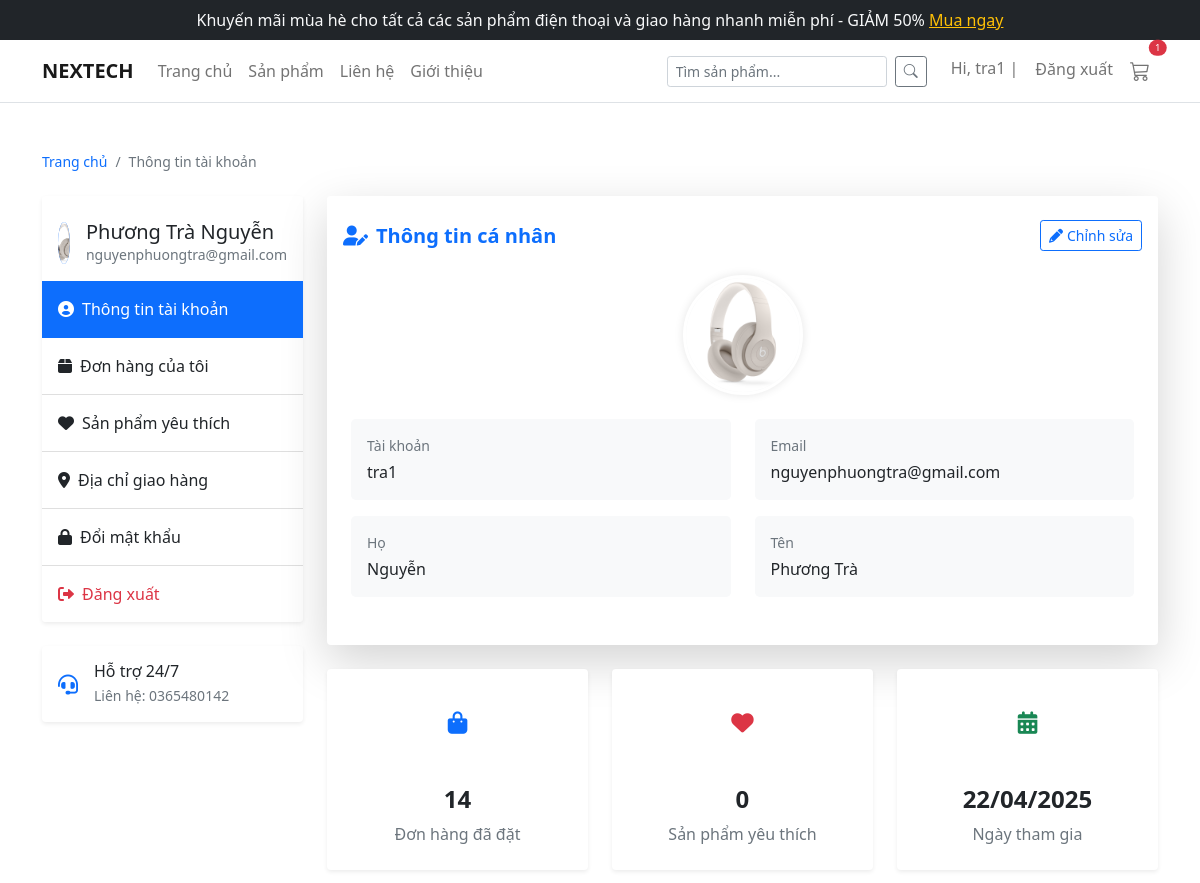
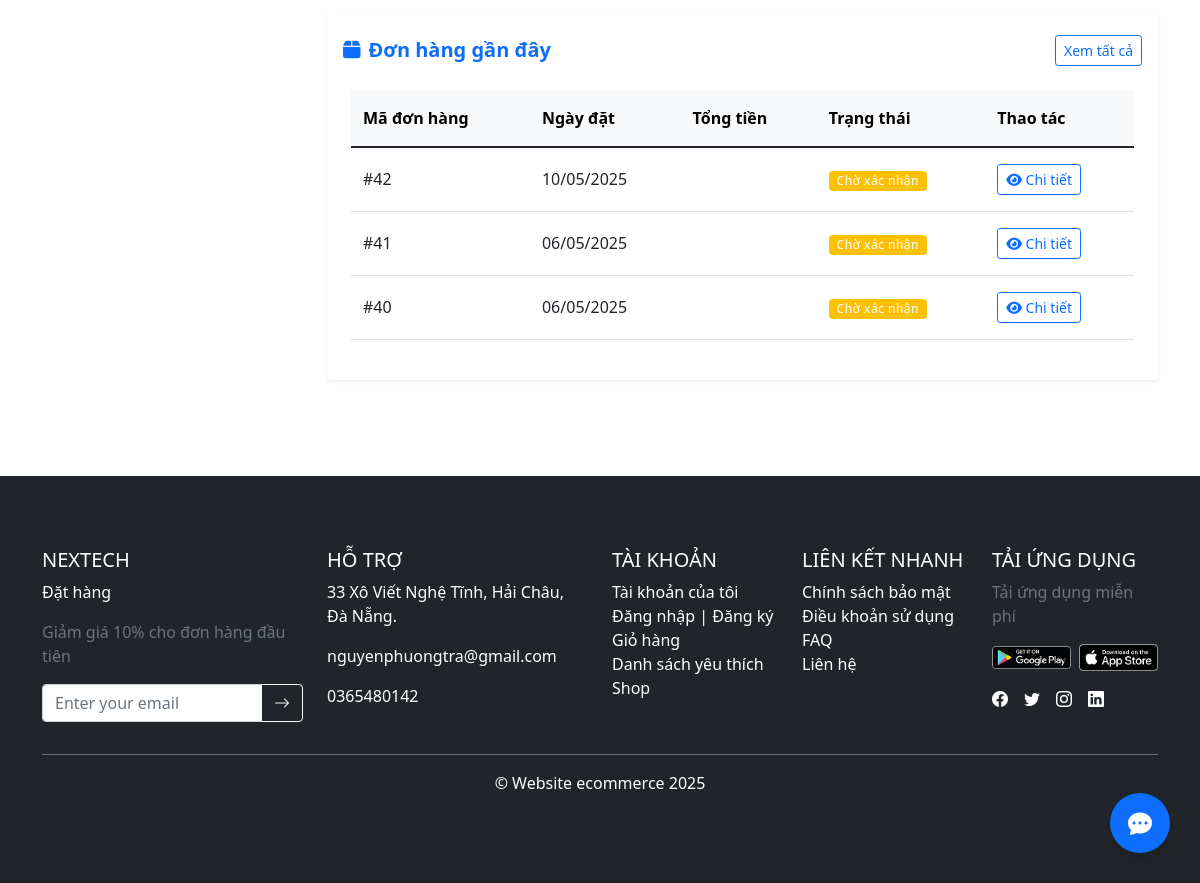
The app's page /accounts/profile/ (signed in), older data (2 pictures, top to bottom).
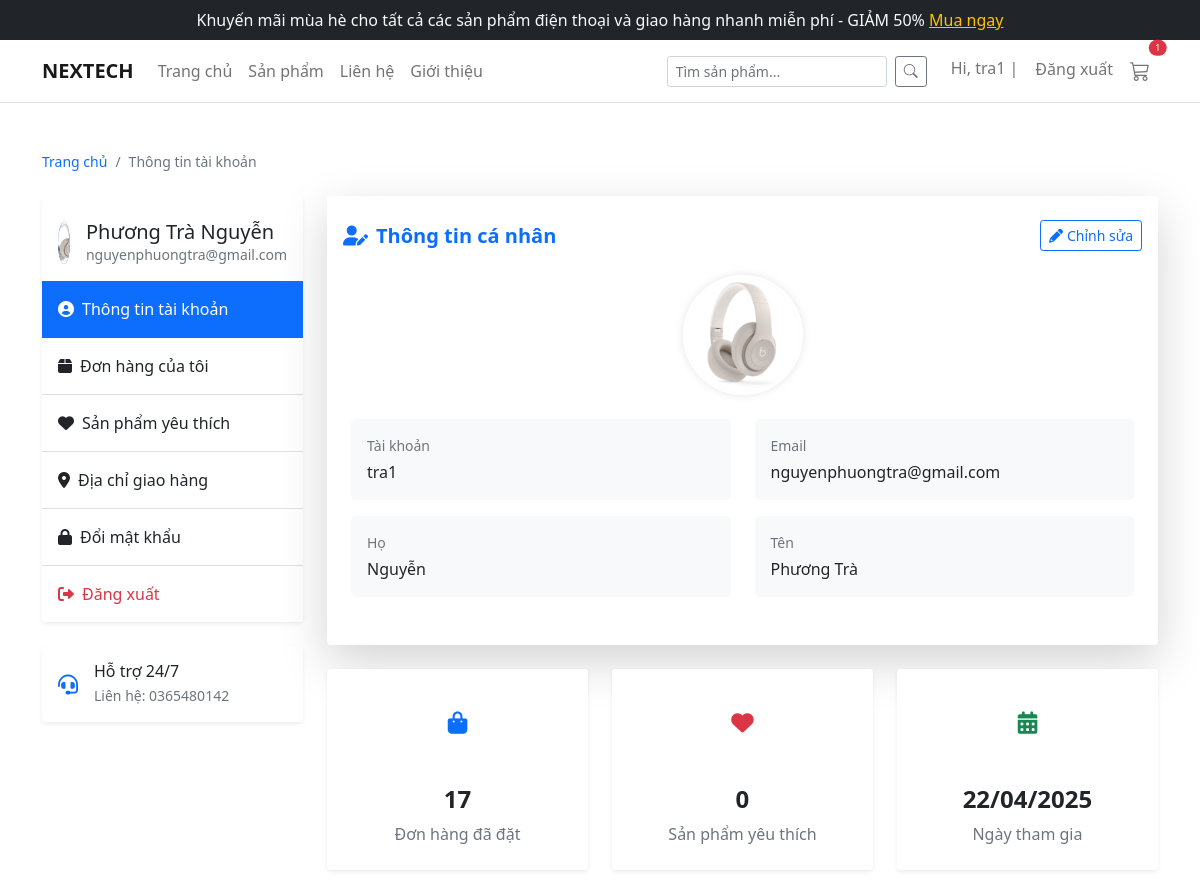
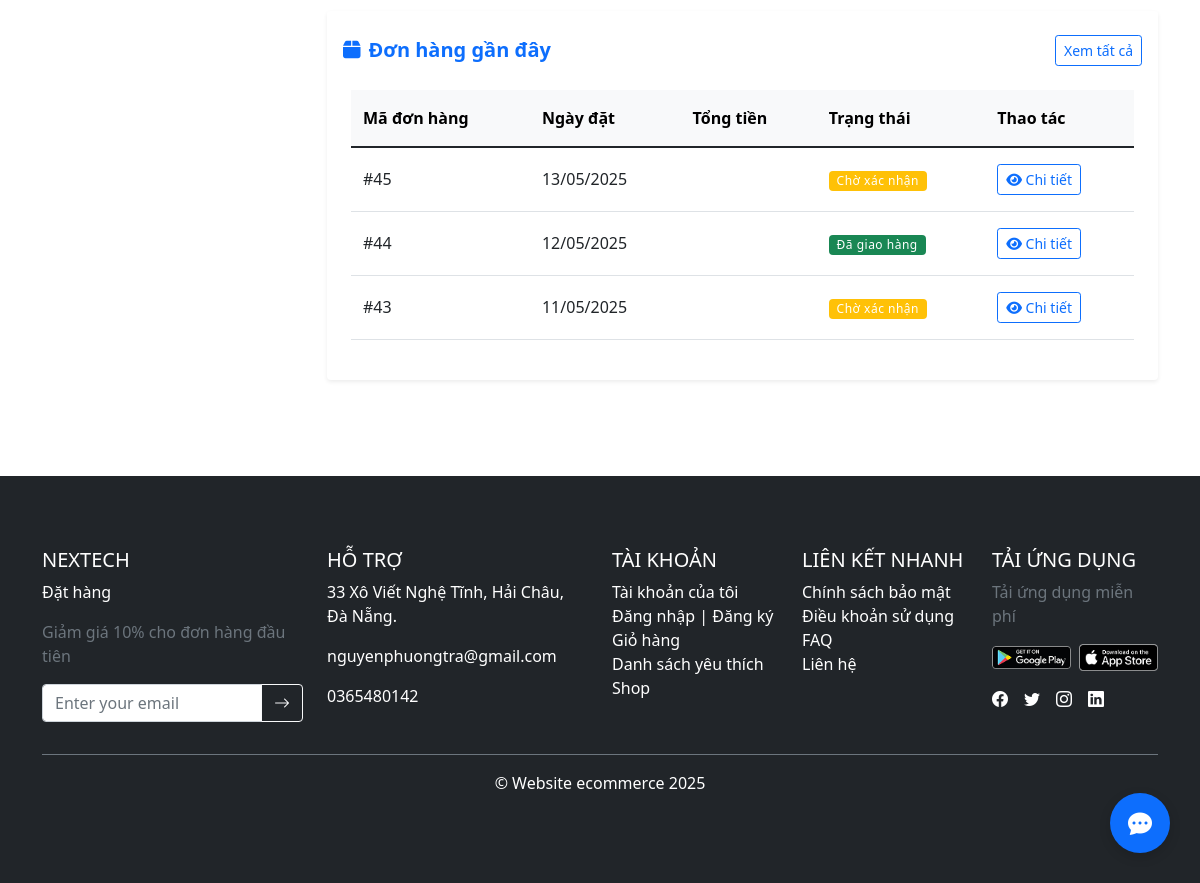
The same page, newer data (2 pictures, top to bottom).
### accounts/models.py (models this page shows, shortened)
class User(AbstractUser):
    phone_number = models.CharField(max_length=15, blank=True)
    address = models.TextField(blank=True)
    wishlist = models.ManyToManyField('shop.Product', related_name='wishlisted_by', blank=True)
    avatar = models.ImageField(upload_to='users/avatars/', blank=True, null=True)

### orders/models.py (models this page shows, shortened)
class Order(models.Model):
    user            = models.ForeignKey(settings.AUTH_USER_MODEL, on_delete=models.CASCADE, related_name='orders')
    created_at      = models.DateTimeField(auto_now_add=True)
    status          = models.CharField(max_length=20, choices=ORDER_STATUS, default='pending')
    payment_method  = models.CharField(max_length=10, choices=PAYMENT_METHODS)
    province        = models.ForeignKey(Province, on_delete=models.SET_NULL, null=True, blank=True)
    district        = models.ForeignKey(District, on_delete=models.SET_NULL, null=True, blank=True)
    ward            = models.ForeignKey(Ward,     on_delete=models.SET_NULL, null=True, blank=True)
    shipping_address = models.CharField(max_length=255, blank=True)
    shipping_fee     = models.DecimalField(max_digits=10, decimal_places=0, default=Decimal('0'))
    total            = models.DecimalField(max_digits=10, decimal_places=0, default=Decimal('0'))
    class Meta:
        verbose_name        = "Đơn hàng"
        verbose_name_plural = "Đơn hàng"
        ordering            = ['-created_at']

### accounts/views.py (the view)
# urls.py: path('profile/', views.profile_view, name='profile'),
def profile_view(request):
    if not request.user.is_authenticated:
        return redirect('accounts:login')
    if request.method == 'POST':
        form = ProfileForm(request.POST, request.FILES, instance=request.user)
        if form.is_valid():
            form.save()
            messages.success(request, 'Thông tin tài khoản đã được cập nhật thành công!')
            return redirect('accounts:profile')
    else:
        form = ProfileForm(instance=request.user)
    return render(request, 'accounts/profile.html', {'form': form})

### accounts/forms.py
class ProfileForm(UserChangeForm):
    password = None
    avatar = forms.ImageField(
        required=False,
        widget=forms.FileInput(attrs={'class': 'form-control', 'accept': 'image/*'})
    )
    class Meta:
        model = User
        fields = ['username', 'email', 'first_name', 'last_name', 'avatar']

### accounts/templates/accounts/profile.html (shortened to what the changed rows need)
{% extends 'base.html' %}
{% load static %}
{% block content %}
<div class="container py-5">
  <div class="row">
    <div class="col-lg-3 mb-4">
      <div class="card border-0 shadow-sm rounded-4 mb-4">
        <div class="card-header bg-white pt-4 pb-3 border-0">
          <div class="d-flex align-items-center">
            <div class="avatar-circle bg-primary text-white me-3">
              {% if user.avatar %}
                <img src="{{ user.avatar.url }}" alt="{{ user.username }}" class="avatar-img">
              {% else %}
                <i class="fas fa-user"></i>
              {% endif %}
            </div>
            <div>
              <h5 class="mb-0">{{ user.get_full_name|default:user.username }}</h5>
              <p class="text-muted small mb-0">{{ user.email }}</p>
            </div>
          </div>
        </div>
      </div>
    </div>
    <div class="col-lg-9">
      <div class="card border-0 shadow-lg rounded-4 mb-4">
        <div class="card-body p-4">
          <div id="profile-info" class="mb-4">
            <div class="text-center mb-4">
              <div class="avatar-preview mx-auto mb-3">
                {% if user.avatar %}
                  <img src="{{ user.avatar.url }}" alt="{{ user.username }}" class="avatar-preview-img">
                {% else %}
                  <div class="avatar-placeholder">
                    <i class="fas fa-user fa-3x text-muted"></i>
                  </div>
                {% endif %}
              </div>
            </div>
            <div class="row mb-3">
              <div class="col-md-6 mb-3 mb-md-0">
                <div class="p-3 rounded-3 bg-light">
                  <p class="small text-muted mb-1">Tài khoản</p>
                  <p class="fw-medium mb-0">{{ user.username }}</p>
                </div>
              </div>
              <div class="col-md-6">
                <div class="p-3 rounded-3 bg-light">
                  <p class="small text-muted mb-1">Email</p>
                  <p class="fw-medium mb-0">{{ user.email }}</p>
                </div>
              </div>
            </div>
            <div class="row">
              <div class="col-md-6 mb-3 mb-md-0">
                <div class="p-3 rounded-3 bg-light">
                  <p class="small text-muted mb-1">Họ</p>
                  <p class="fw-medium mb-0">{{ user.last_name|default:"Chưa cập nhật" }}</p>
                </div>
              </div>
              <div class="col-md-6">
                <div class="p-3 rounded-3 bg-light">
                  <p class="small text-muted mb-1">Tên</p>
                  <p class="fw-medium mb-0">{{ user.first_name|default:"Chưa cập nhật" }}</p>
                </div>
              </div>
            </div>
          </div>
        </div>
      </div>
      <div class="row mb-4">
        <div class="col-md-4 mb-4 mb-md-0">
          <div class="card border-0 shadow-sm rounded-4 h-100">
            <div class="card-body text-center p-4">
              <div class="mb-3">
                <div class="summary-icon bg-primary-subtle rounded-circle text-primary mx-auto">
                </div>
              </div>
              <h5 class="counter mb-2">{{ user.orders.count|default:"0" }}</h5>
              <p class="text-muted mb-0">Đơn hàng đã đặt</p>
            </div>
          </div>
        </div>
        <div class="col-md-4 mb-4 mb-md-0">
          <div class="card border-0 shadow-sm rounded-4 h-100">
            <div class="card-body text-center p-4">
              <div class="mb-3">
                <div class="summary-icon bg-danger-subtle rounded-circle text-danger mx-auto">
                </div>
              </div>
              <h5 class="counter mb-2">{{ user.wishlist.count|default:"0" }}</h5>
              <p class="text-muted mb-0">Sản phẩm yêu thích</p>
            </div>
          </div>
        </div>
        <div class="col-md-4">
          <div class="card border-0 shadow-sm rounded-4 h-100">
            <div class="card-body text-center p-4">
              <div class="mb-3">
                <div class="summary-icon bg-success-subtle rounded-circle text-success mx-auto">
                </div>
              </div>
              <h5 class="counter mb-2">{{ user.date_joined|date:"d/m/Y" }}</h5>
              <p class="text-muted mb-0">Ngày tham gia</p>
            </div>
          </div>
        </div>
      </div>
      <div class="card border-0 shadow-sm rounded-4">
        <div class="card-body p-4">
          {% if user.orders.all %}
            <div class="table-responsive">
              <table class="table table-hover align-middle">
                <thead class="table-light">
                  <tr>
                    <th scope="col">Mã đơn hàng</th>
                    <th scope="col">Ngày đặt</th>
                    <th scope="col">Tổng tiền</th>
                    <th scope="col">Trạng thái</th>
                    <th scope="col">Thao tác</th>
                  </tr>
                </thead>
                <tbody>
                  {% for order in user.orders.all|slice:":3" %}
                    <tr>
                      <td class="fw-medium">#{{ order.id }}</td>
                      <td>{{ order.created_at|date:"d/m/Y" }}</td>
                      <td class="text-primary fw-bold">{{ order.total_formatted }}</td>
                      <td>
                        {% if order.status == 'pending' %}
                          <span class="badge bg-warning">Chờ xác nhận</span>
                        {% elif order.status == 'processing' %}
                          <span class="badge bg-info">Đang xử lý</span>
                        {% elif order.status == 'shipped' %}
                          <span class="badge bg-primary">Đang giao hàng</span>
                        {% elif order.status == 'delivered' %}
                          <span class="badge bg-success">Đã giao hàng</span>
                        {% elif order.status == 'canceled' %}
                          <span class="badge bg-danger">Đã hủy</span>
                        {% else %}
                          <span class="badge bg-secondary">{{ order.get_status_display }}</span>
                        {% endif %}
                      </td>
                      <td>
                        <a href="#" class="btn btn-sm btn-outline-primary">
                          <i class="fas fa-eye"></i> Chi tiết
                        </a>
                      </td>
                    </tr>
                  {% endfor %}
                </tbody>
              </table>
            </div>
          {% endif %}
        </div>
      </div>
    </div>
  </div>
</div>
{% endblock content %}

### templates/header.html (shortened to what this page needs)
<link rel="stylesheet" href="https://cdn.jsdelivr.net/npm/bootstrap-icons@1.10.5/font/bootstrap-icons.css">
<div class="bg-dark text-light py-2 text-center">
    Khuyến mãi mùa hè cho tất cả các sản phẩm điện thoại và giao hàng nhanh miễn phí - GIẢM 50%
  <a href="/products" class="text-warning text-decoration-underline">Mua ngay</a>
</div>
<nav class="navbar navbar-expand-lg navbar-light bg-white border-bottom">
  <div class="container">
    <a class="navbar-brand fw-bold" href="/">NEXTECH</a>
    <div class="collapse navbar-collapse" id="mainNavbar">
      <ul class="navbar-nav me-auto mb-2 mb-lg-0">
        <li class="nav-item">
          <a class="nav-link" href="{% url 'shop:home' %}">Trang chủ</a>
        </li>
        <li class="nav-item">
          <a class="nav-link" href="/products">Sản phẩm</a>
        </li>
        <li class="nav-item">
          <a class="nav-link" href="/contact">Liên hệ</a>
        </li>
        <li class="nav-item">
          <a class="nav-link" href="/about">Giới thiệu</a>
        </li>
      </ul>
      <form class="d-flex me-3" method="GET" action="{% url 'shop:search' %}">
        <input class="form-control form-control-sm me-2" type="search" placeholder="Tìm sản phẩm..." aria-label="Search" name="q">
        <button class="btn btn-outline-secondary btn-sm" type="submit">
          <i class="bi bi-search"></i>
        </button>
      </form>
      <ul class="navbar-nav mb-2 mb-lg-0">
        {% if user.is_authenticated %}
        <li class="nav-item">
            <a class="nav-link" href="{% url 'accounts:profile' %}">Hi, {{ user.username }}  |</a>
        </li>
          <li class="nav-item">
            <form action="{% url 'accounts:logout' %}" method="post" class="d-inline">
              <button type="submit" class="btn btn-link nav-link p-0 m-2">Đăng xuất</button>
            </form>
          </li>
        {% endif %}
        <li class="nav-item">
          <a class="nav-link position-relative" href="/cart">
            <i class="bi bi-cart3 fs-5"></i>
            <span class="position-absolute top-0 start-100 translate-middle badge rounded-pill bg-danger" style="font-size: 0.6rem;">
              1
            </span>
          </a>
        </li>
      </ul>
    </div>
  </div>
</nav>

Row changes from the older to the newer data that the page shows:
no longer on this page (row unchanged): Order: id "42", created_at "10/05/2025", status "Chờ xác nhận"
no longer on this page (row unchanged): Order: id "41", created_at "06/05/2025", status "Chờ xác nhận"
no longer on this page (row unchanged): Order: id "40", created_at "06/05/2025", status "Chờ xác nhận"
changed User "Phương Trà Nguyễn": orders.count "14" → "17"
added Order: id "45", created_at "13/05/2025", status "Chờ xác nhận"
added Order: id "44", created_at "12/05/2025", status "Đã giao hàng"
added Order: id "43", created_at "11/05/2025", status "Chờ xác nhận"
